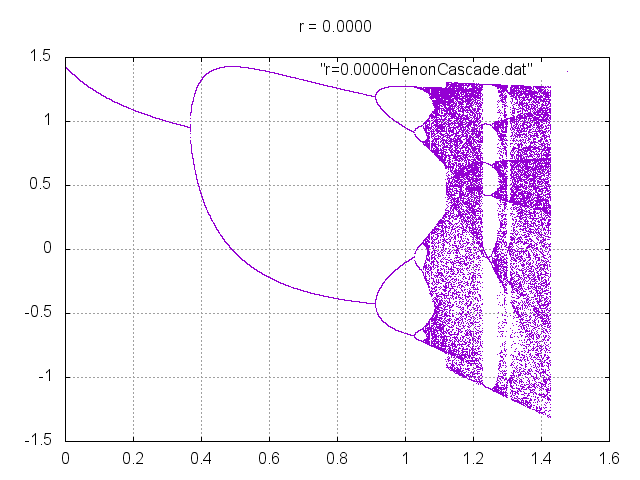

gnuplot code for this plot:
set grid
set title "r = 0.0000"
set xrange [0:1.6]
set yrange [-1.5:1.5]
plot "r=0.0000HenonCascade.dat" with points pt 0.5 ps 0.2
pause 2
set terminal png
set output "r=0.0000HenonCascade.png"
replot
set terminal x11
